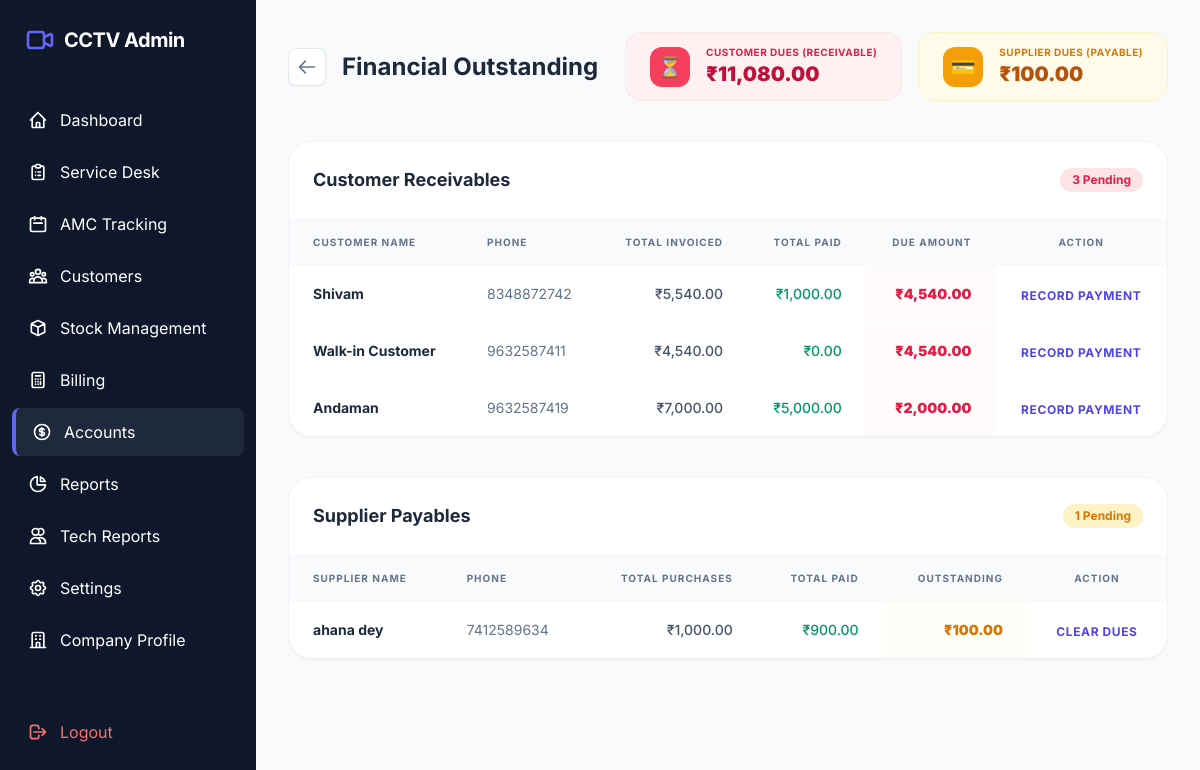
The app's page /admin/accounts/dues.php (signed in) with its own data.
### tables this page shows
CREATE TABLE `customers` (
  `id` int(11) NOT NULL,
  `customer_name` varchar(150) NOT NULL,
  `phone` varchar(15) NOT NULL,
  `address` text NOT NULL,
  `gst_number` varchar(20) DEFAULT NULL,
  `has_active_amc` tinyint(1) DEFAULT 0,
  `created_at` timestamp NOT NULL DEFAULT current_timestamp()
);

CREATE TABLE `suppliers` (
  `id` int(11) NOT NULL,
  `supplier_name` varchar(150) NOT NULL,
  `phone` varchar(15) DEFAULT NULL,
  `email` varchar(100) DEFAULT NULL,
  `address` text DEFAULT NULL,
  `gst_number` varchar(20) DEFAULT NULL,
  `created_at` timestamp NOT NULL DEFAULT current_timestamp()
);

### admin/accounts/dues.php (the view, shortened to what this page needs)
<?php
require_once '../../includes/db_connect.php';
$customer_dues_query = "
    SELECT
        c.id,
        c.customer_name,
        c.phone,
        IFNULL((SELECT SUM(grand_total) FROM invoices WHERE complaint_id IN (SELECT id FROM complaints WHERE customer_id = c.id)), 0) as total_invoiced,
        IFNULL((SELECT SUM(amount) FROM payments WHERE customer_id = c.id), 0) as total_paid
    FROM customers c
    HAVING (total_invoiced - total_paid) > 0
    ORDER BY (total_invoiced - total_paid) DESC
";
$supplier_dues_query = "
    SELECT
        s.id,
        s.supplier_name,
        s.phone,
        IFNULL((SELECT SUM(total_amount) FROM purchases WHERE supplier_id = s.id AND payment_method = 'Credit'), 0) as total_purchase,
        IFNULL((SELECT SUM(amount) FROM vouchers WHERE payee_payer = s.supplier_name AND account_head = 'Supplier Payment'), 0) as total_paid
    FROM suppliers s
    HAVING (total_purchase - total_paid) > 0
    ORDER BY (total_purchase - total_paid) DESC
";
try {
    $customer_dues = $pdo->query($customer_dues_query)->fetchAll();
    $supplier_dues = $pdo->query($supplier_dues_query)->fetchAll();
} catch (PDOException $e) {
    $customer_dues = [];
    $supplier_dues = [];
}
$totalCustomerOutstanding = 0;
foreach ($customer_dues as $d) {
    $totalCustomerOutstanding += ($d['total_invoiced'] - $d['total_paid']);
}
$totalSupplierOutstanding = 0;
foreach ($supplier_dues as $d) {
    $totalSupplierOutstanding += ($d['total_purchase'] - $d['total_paid']);
}
require_once '../../includes/header.php';
?>
<div class="space-y-10">
    <div class="flex flex-col md:flex-row justify-between items-start md:items-center gap-6">
        <div class="flex items-center gap-4">
            <a href="index.php" class="p-2 bg-white border border-slate-200 rounded-lg text-slate-500 hover:text-indigo-600 transition shadow-sm">
                <svg xmlns="http://www.w3.org/2000/svg" class="h-5 w-5" fill="none" viewBox="0 0 24 24" stroke="currentColor"><path stroke-linecap="round" stroke-linejoin="round" stroke-width="2" d="M10 19l-7-7m0 0l7-7m-7 7h18" /></svg>
            </a>
            <h1 class="text-2xl font-bold text-slate-800">Financial Outstanding</h1>
        </div>
        <div class="flex flex-wrap gap-4">
            <div class="bg-rose-50 border border-rose-100 px-6 py-3 rounded-2xl flex items-center gap-4">
                <div class="w-10 h-10 bg-rose-500 rounded-xl flex items-center justify-center text-white text-xl">⏳</div>
                <div>
                    <p class="text-[10px] font-bold text-rose-600 uppercase tracking-wider">Customer Dues (Receivable)</p>
                    <p class="text-xl font-black text-rose-700">₹<?php echo number_format($totalCustomerOutstanding, 2); ?></p>
                </div>
            </div>
            <div class="bg-amber-50 border border-amber-100 px-6 py-3 rounded-2xl flex items-center gap-4">
                <div class="w-10 h-10 bg-amber-500 rounded-xl flex items-center justify-center text-white text-xl">💳</div>
                <div>
                    <p class="text-[10px] font-bold text-amber-600 uppercase tracking-wider">Supplier Dues (Payable)</p>
                    <p class="text-xl font-black text-amber-700">₹<?php echo number_format($totalSupplierOutstanding, 2); ?></p>
                </div>
            </div>
        </div>
    </div>
    <div class="bg-white rounded-3xl border border-slate-100 shadow-sm overflow-hidden">
        <div class="p-6 border-b border-slate-50 flex justify-between items-center">
            <h3 class="font-bold text-slate-800 text-lg">Customer Receivables</h3>
            <span class="px-3 py-1 bg-rose-100 text-rose-600 rounded-full text-xs font-bold"><?php echo count($customer_dues); ?> Pending</span>
        </div>
        <div class="overflow-x-auto">
            <table class="w-full text-left">
                <thead>
                    <tr class="bg-slate-50 text-slate-500 text-[10px] uppercase tracking-widest font-bold">
                        <th class="px-6 py-4">Customer Name</th>
                        <th class="px-6 py-4">Phone</th>
                        <th class="px-6 py-4 text-right">Total Invoiced</th>
                        <th class="px-6 py-4 text-right">Total Paid</th>
                        <th class="px-6 py-4 text-right">Due Amount</th>
                        <th class="px-6 py-4 text-center">Action</th>
                    </tr>
                </thead>
                <tbody class="divide-y divide-slate-50">
                    <?php if (empty($customer_dues)): ?>
                        <tr><td colspan="6" class="px-6 py-12 text-center text-slate-400 italic">No customer receivables found.</td></tr>
                    <?php else: ?>
                        <?php foreach ($customer_dues as $d): ?>
                        <?php $dueAmt = $d['total_invoiced'] - $d['total_paid']; ?>
                        <tr class="hover:bg-slate-50/50 transition">
                            <td class="px-6 py-4 text-sm font-bold text-slate-800"><?php echo htmlspecialchars($d['customer_name']); ?></td>
                            <td class="px-6 py-4 text-sm text-slate-500"><?php echo htmlspecialchars($d['phone']); ?></td>
                            <td class="px-6 py-4 text-right text-sm font-medium text-slate-600">₹<?php echo number_format($d['total_invoiced'], 2); ?></td>
                            <td class="px-6 py-4 text-right text-sm font-medium text-emerald-600">₹<?php echo number_format($d['total_paid'], 2); ?></td>
                            <td class="px-6 py-4 text-right text-sm font-black text-rose-600 bg-rose-50/30">₹<?php echo number_format($dueAmt, 2); ?></td>
                            <td class="px-6 py-4 text-center">
                                <a href="customer_payments.php?search=<?php echo urlencode($d['customer_name']); ?>" class="text-indigo-600 hover:text-indigo-800 text-xs font-bold uppercase tracking-wider">Record Payment</a>
                            </td>
                        </tr>
                        <?php endforeach; ?>
                    <?php endif; ?>
                </tbody>
            </table>
        </div>
    </div>
    <div class="bg-white rounded-3xl border border-slate-100 shadow-sm overflow-hidden">
        <div class="p-6 border-b border-slate-50 flex justify-between items-center">
            <h3 class="font-bold text-slate-800 text-lg">Supplier Payables</h3>
            <span class="px-3 py-1 bg-amber-100 text-amber-600 rounded-full text-xs font-bold"><?php echo count($supplier_dues); ?> Pending</span>
        </div>
        <div class="overflow-x-auto">
            <table class="w-full text-left">
                <thead>
                    <tr class="bg-slate-50 text-slate-500 text-[10px] uppercase tracking-widest font-bold">
                        <th class="px-6 py-4">Supplier Name</th>
                        <th class="px-6 py-4">Phone</th>
                        <th class="px-6 py-4 text-right">Total Purchases</th>
                        <th class="px-6 py-4 text-right">Total Paid</th>
                        <th class="px-6 py-4 text-right">Outstanding</th>
                        <th class="px-6 py-4 text-center">Action</th>
                    </tr>
                </thead>
                <tbody class="divide-y divide-slate-50">
                    <?php if (empty($supplier_dues)): ?>
                        <tr><td colspan="6" class="px-6 py-12 text-center text-slate-400 italic">No supplier payables found.</td></tr>
                    <?php else: ?>
                        <?php foreach ($supplier_dues as $d): ?>
                        <?php $dueAmt = $d['total_purchase'] - $d['total_paid']; ?>
                        <tr class="hover:bg-slate-50/50 transition">
                            <td class="px-6 py-4 text-sm font-bold text-slate-800"><?php echo htmlspecialchars($d['supplier_name']); ?></td>
                            <td class="px-6 py-4 text-sm text-slate-500"><?php echo htmlspecialchars($d['phone']); ?></td>
                            <td class="px-6 py-4 text-right text-sm font-medium text-slate-600">₹<?php echo number_format($d['total_purchase'], 2); ?></td>
                            <td class="px-6 py-4 text-right text-sm font-medium text-emerald-600">₹<?php echo number_format($d['total_paid'], 2); ?></td>
                            <td class="px-6 py-4 text-right text-sm font-black text-amber-600 bg-amber-50/30">₹<?php echo number_format($dueAmt, 2); ?></td>
                            <td class="px-6 py-4 text-center">
                                <a href="supplier_payments.php?search=<?php echo urlencode($d['supplier_name']); ?>" class="text-indigo-600 hover:text-indigo-800 text-xs font-bold uppercase tracking-wider">Clear Dues</a>
                            </td>
                        </tr>
                        <?php endforeach; ?>
                    <?php endif; ?>
                </tbody>
            </table>
        </div>
    </div>
</div>
<?php require_once '../../includes/footer.php'; ?>

### includes/header.php (style rules this page uses)
body { font-family: 'Inter', sans-serif; }

### records on screen
customers: customer_name "Shivam", phone "8348872742", total_invoiced "5,540.00", total_paid "1,000.00", dueAmt "4,540.00"
customers: customer_name "Walk-in Customer", phone "9632587411", total_invoiced "4,540.00", total_paid "0.00", dueAmt "4,540.00"
customers: customer_name "Andaman", phone "9632587419", total_invoiced "7,000.00", total_paid "5,000.00", dueAmt "2,000.00"
suppliers: supplier_name "ahana dey", phone "7412589634", total_purchase "1,000.00", total_paid "900.00", dueAmt "100.00"

### other values on screen
$totalCustomerOutstanding "11,080.00"
$totalSupplierOutstanding "100.00"
count($customer_dues) "3"
count($supplier_dues) "1"
